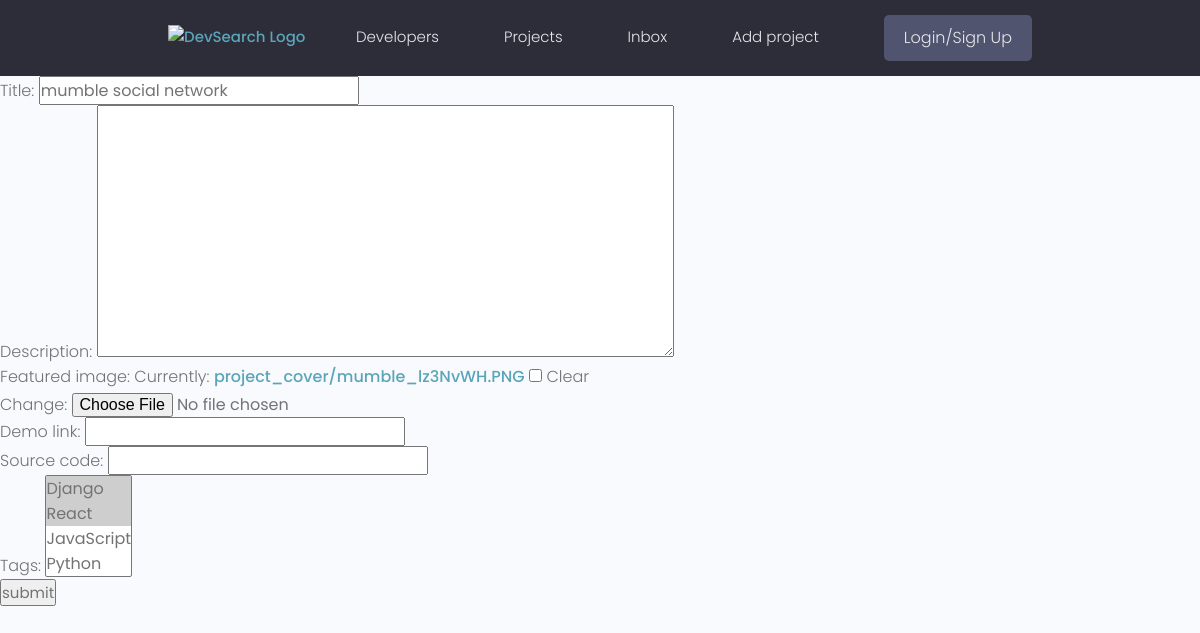
The app's page /update-project/70bd78b0c395429b9511f143978599df/, older data.
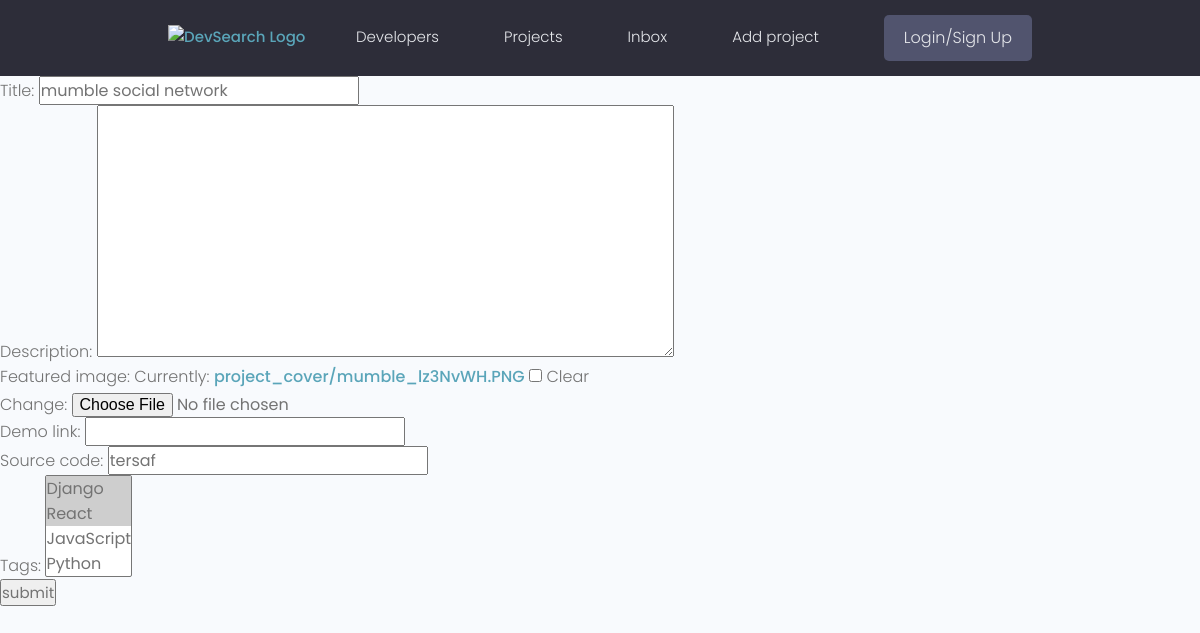
The same page, newer data.
### projects/models.py (models this page shows, shortened)
class Project(models.Model):
    title = models.CharField(max_length=200)
    description = models.TextField(null=True, blank=True)
    featured_image = models.ImageField(null=True, blank=True, default='project_cover/default.jpg', upload_to='project_cover/')
    demo_link = models.CharField(max_length=2000, null=True, blank=True)
    source_code = models.CharField(max_length=2000, null=True, blank=True)
    tags = models.ManyToManyField('Tag', blank=True)
    vote_total = models.IntegerField(default=0, null=True, blank=True)
    vote_ratio = models.IntegerField(default=0, null=True, blank=True)
    created = models.DateTimeField(auto_now_add=True)
    id = models.UUIDField(default=uuid.uuid4, unique=True, editable=False, primary_key=True)

### projects/views.py (the view)
# urls.py: path('update-project/<str:pk>/', views.update_project, name='update_project'),
def update_project(request, pk):
    project_obj = Project.objects.get(id=pk)
    form = ProjectForm(instance=project_obj)
    if request.method == "POST":
        form = ProjectForm(request.POST, request.FILES, instance=project_obj)
        if form.is_valid():
            form.save()
            return redirect(reverse('project', args=[project_obj.id]))
    context = {
        'form': form
    }
    return render(request, 'projects/project_form.html', context)

### projects/forms.py
class ProjectForm(ModelForm):
    class Meta:
        model = Project
        fields = ['title', 'description', 'featured_image', 'demo_link', 'source_code', 'tags']

### projects/models.py (called while the page is built)
    def __str__(self):
        return self.name

### projects/templates/projects/project_form.html (shortened to what this page needs)
{% extends 'main.html' %}
{% block content %}
    <form action="" method="POST" enctype="multipart/form-data">
        {{ form.as_p }}
        <input type="submit" value="submit">
    </form>
{% endblock %}

Row changes from the older to the newer data that the page shows:
changed Project "mumble social network": source_code (not shown) → "tersaf"
